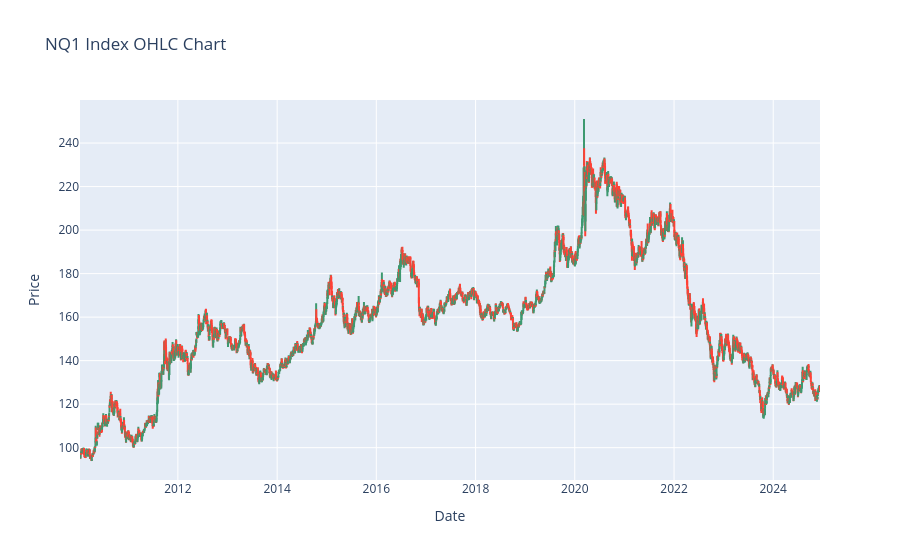

Source (notebook cell):
### Code cell
import plotly.graph_objects as go

# Extract the OHLC data for 'NQ1 Index'
nq_data = nq[['Open', 'High', 'Low', 'Close']]

# Create the OHLC plot
fig = go.Figure(data=[go.Ohlc(
    x=nq_data.index,
    open=nq_data['Open'],
    high=nq_data['High'],
    low=nq_data['Low'],
    close=nq_data['Close'],
    name='NQ1 Index'
)])

# Update layout for better visualization
fig.update_layout(
    title='NQ1 Index OHLC Chart',
    xaxis_title='Date',
    yaxis_title='Price',
    xaxis_rangeslider_visible=False
)

# Show the plot
fig.show()

### Figure 1 — Plotly figure (JSON) as saved in the notebook; plotly's stock layout.template omitted (floating-point values rounded to 4 significant figures; data arrays with more than 128 entries replaced by an {"elided": "..."} marker saying what was removed)
{"data": [{"close": {"elided": "3763 float values"}, "high": {"elided": "3763 float values"}, "low": {"elided": "3763 float values"}, "name": "NQ1 Index", "open": {"elided": "3763 float values"}, "type": "ohlc", "x": {"elided": "3763 str values"}}], "layout": {"title": {"text": "NQ1 Index OHLC Chart"}, "xaxis": {"rangeslider": {"visible": false}, "title": {"text": "Date"}}, "yaxis": {"title": {"text": "Price"}}}}
